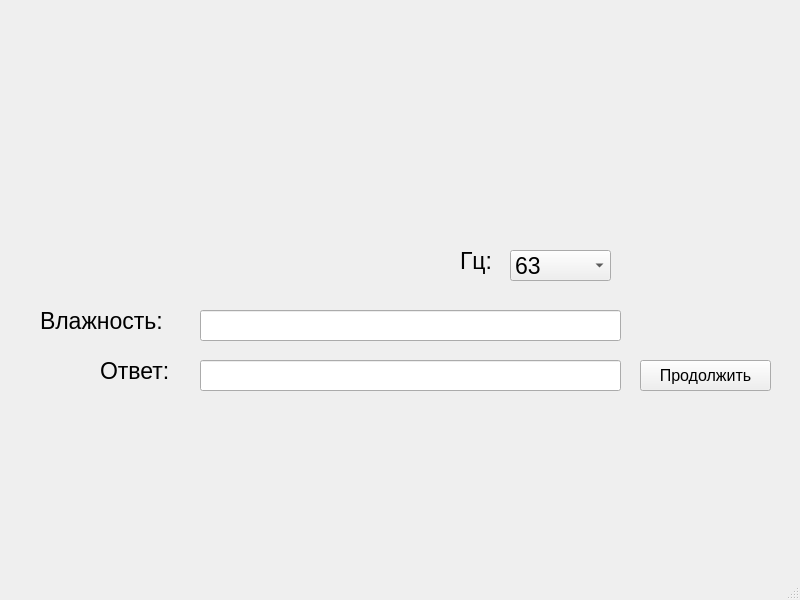
<?xml version="1.0" encoding="UTF-8"?>
<ui version="4.0">
 <class>MainWindow</class>
 <widget class="QMainWindow" name="MainWindow">
  <property name="geometry">
   <rect>
    <x>0</x>
    <y>0</y>
    <width>800</width>
    <height>600</height>
   </rect>
  </property>
  <property name="windowTitle">
   <string>MainWindow</string>
  </property>
  <widget class="QWidget" name="centralwidget">
   <widget class="QLineEdit" name="lineEdit">
    <property name="geometry">
     <rect>
      <x>200</x>
      <y>360</y>
      <width>421</width>
      <height>31</height>
     </rect>
    </property>
    <property name="font">
     <font>
      <pointsize>17</pointsize>
     </font>
    </property>
    <property name="toolTip">
     <string>&lt;html&gt;&lt;head/&gt;&lt;body&gt;&lt;p&gt;Значение должно быть округлено до двух знаков после запятой!&lt;/p&gt;&lt;/body&gt;&lt;/html&gt;</string>
    </property>
   </widget>
   <widget class="QLabel" name="label_2">
    <property name="geometry">
     <rect>
      <x>100</x>
      <y>350</y>
      <width>101</width>
      <height>41</height>
     </rect>
    </property>
    <property name="font">
     <font>
      <pointsize>17</pointsize>
     </font>
    </property>
    <property name="text">
     <string>Ответ:</string>
    </property>
   </widget>
   <widget class="QPushButton" name="pushButton">
    <property name="geometry">
     <rect>
      <x>640</x>
      <y>360</y>
      <width>131</width>
      <height>31</height>
     </rect>
    </property>
    <property name="font">
     <font>
      <pointsize>12</pointsize>
     </font>
    </property>
    <property name="text">
     <string>Продолжить</string>
    </property>
   </widget>
   <widget class="QComboBox" name="comboBox">
    <property name="geometry">
     <rect>
      <x>510</x>
      <y>250</y>
      <width>101</width>
      <height>31</height>
     </rect>
    </property>
    <property name="font">
     <font>
      <pointsize>17</pointsize>
     </font>
    </property>
    <property name="styleSheet">
     <string notr="true"/>
    </property>
    <property name="minimumContentsLength">
     <number>0</number>
    </property>
    <item>
     <property name="text">
      <string>63</string>
     </property>
    </item>
    <item>
     <property name="text">
      <string>125</string>
     </property>
    </item>
    <item>
     <property name="text">
      <string>250</string>
     </property>
    </item>
    <item>
     <property name="text">
      <string>500</string>
     </property>
    </item>
    <item>
     <property name="text">
      <string>1000</string>
     </property>
    </item>
    <item>
     <property name="text">
      <string>2000</string>
     </property>
    </item>
    <item>
     <property name="text">
      <string>4000</string>
     </property>
    </item>
    <item>
     <property name="text">
      <string>8000</string>
     </property>
    </item>
   </widget>
   <widget class="QLabel" name="label_3">
    <property name="geometry">
     <rect>
      <x>460</x>
      <y>240</y>
      <width>101</width>
      <height>41</height>
     </rect>
    </property>
    <property name="font">
     <font>
      <pointsize>17</pointsize>
     </font>
    </property>
    <property name="text">
     <string>Гц:</string>
    </property>
   </widget>
   <widget class="QLabel" name="label_4">
    <property name="geometry">
     <rect>
      <x>40</x>
      <y>300</y>
      <width>161</width>
      <height>41</height>
     </rect>
    </property>
    <property name="font">
     <font>
      <pointsize>17</pointsize>
     </font>
    </property>
    <property name="text">
     <string>Влажность:</string>
    </property>
   </widget>
   <widget class="QLineEdit" name="lineEdit_2">
    <property name="geometry">
     <rect>
      <x>200</x>
      <y>310</y>
      <width>421</width>
      <height>31</height>
     </rect>
    </property>
    <property name="font">
     <font>
      <pointsize>17</pointsize>
     </font>
    </property>
   </widget>
   <widget class="QLabel" name="label">
    <property name="geometry">
     <rect>
      <x>280</x>
      <y>130</y>
      <width>231</width>
      <height>71</height>
     </rect>
    </property>
    <property name="text">
     <string/>
    </property>
    <property name="pixmap">
     <pixmap>../../../image/firstTask/thirdSlide/thirdImage.png</pixmap>
    </property>
    <property name="scaledContents">
     <bool>false</bool>
    </property>
   </widget>
  </widget>
  <widget class="QStatusBar" name="statusbar"/>
 </widget>
 <resources/>
 <connections/>
</ui>
